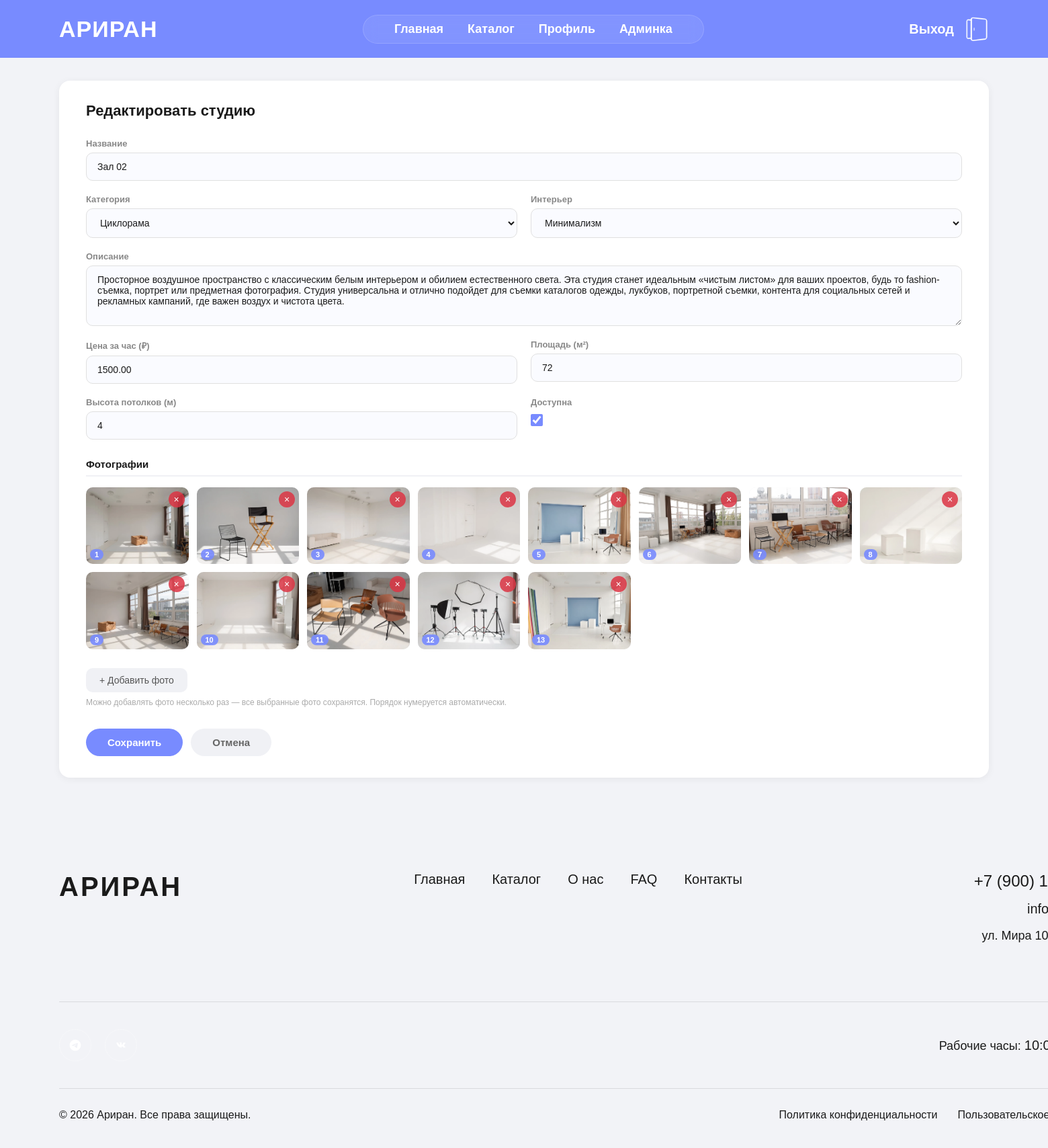
Page /admin-panel/studio/2/edit/ (signed in) on the earlier database version.
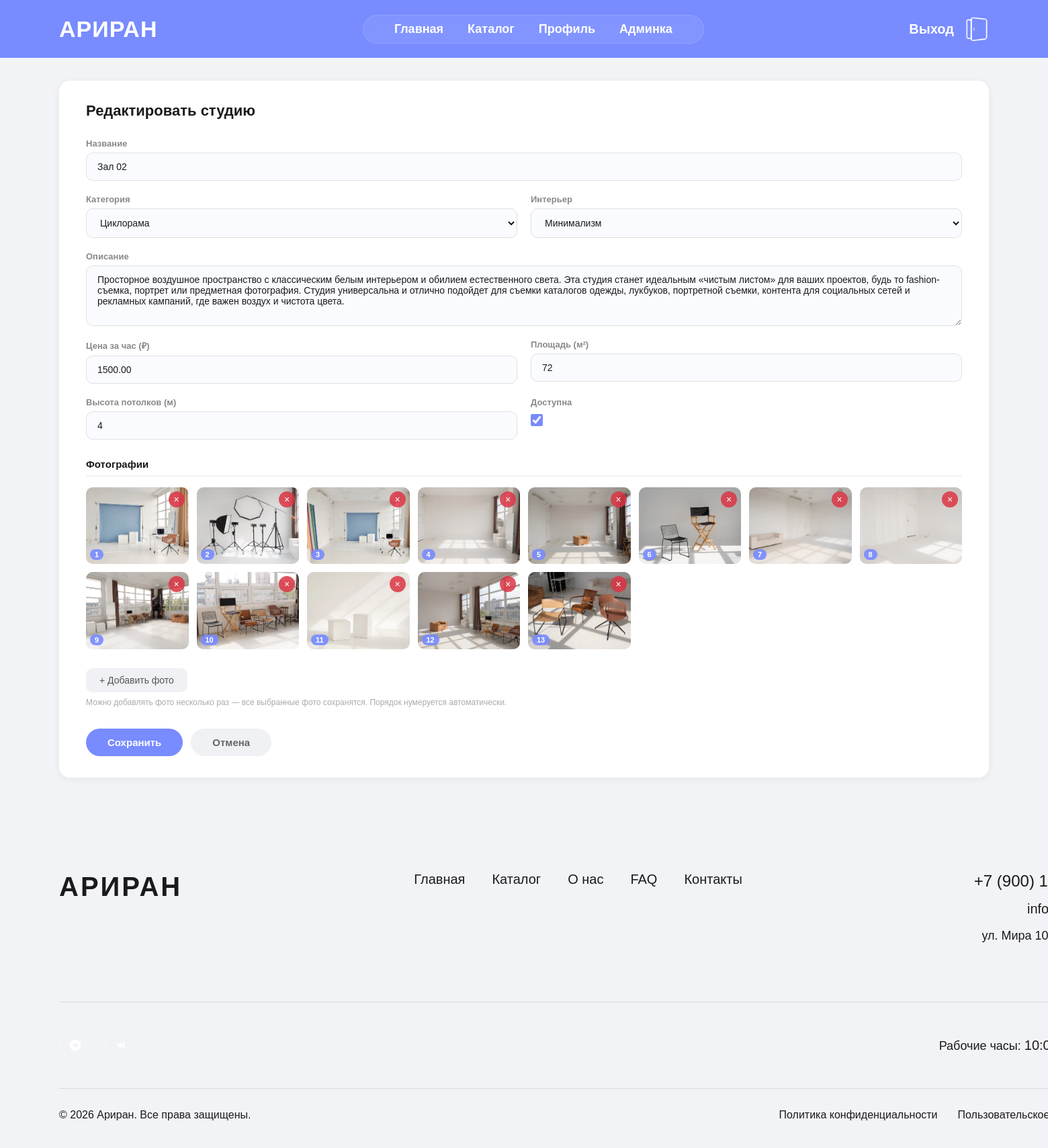
Same page on the later database version.
### studios/models.py (models this page shows, shortened)
class StudioPhoto(models.Model):
    studio = models.ForeignKey(
        Studio, on_delete=models.CASCADE,
        related_name='photos',
        null=False,
        verbose_name='Студия'
    )
    image = models.ImageField('Фото', upload_to='studios/', null=False)
    order = models.IntegerField('Порядок', default=0, null=False)
    class Meta:
        verbose_name = 'Фотография студии'
        verbose_name_plural = 'Фотографии студий'
        db_table = 'studiophoto'
        ordering = ['order']

### studios/views.py (the view)
# urls.py: path('admin-panel/studio/<int:studio_id>/edit/', views.admin_studio_edit, name='admin_studio_edit'),
@admin_required
def admin_studio_edit(request, studio_id):
    studio = get_object_or_404(Studio, pk=studio_id)
    if request.method == 'POST':
        form = StudioForm(request.POST, instance=studio)
        if form.is_valid():
            form.save()
            delete_photo_ids = request.POST.getlist('delete_photos')
            if delete_photo_ids:
                StudioPhoto.objects.filter(id__in=delete_photo_ids, studio=studio).delete()
            photo_order_raw = request.POST.getlist('photo_order[]')
            if photo_order_raw:
                parsed = []
                for item in photo_order_raw:
                    try:
                        photo_id_str, order_str = item.split(':', 1)
                        parsed.append((int(photo_id_str), int(order_str)))
                    except ValueError:
                        continue
                for photo_id, new_order in parsed:
                    StudioPhoto.objects.filter(id=photo_id, studio=studio).update(order=new_order)
                remaining = list(studio.photos.exclude(id__in=delete_photo_ids).order_by('order', 'id'))
                for idx, photo in enumerate(remaining):
                    photo.order = idx + 1
                    photo.save(update_fields=['order'])
            else:
                remaining = list(studio.photos.order_by('order'))
                for idx, photo in enumerate(remaining):
                    photo.order = idx + 1
                    photo.save(update_fields=['order'])
            remaining_count = studio.photos.exclude(id__in=delete_photo_ids).count()
            new_photos = request.FILES.getlist('photos')
            start_order = remaining_count + 1
            for idx, f in enumerate(new_photos):
                StudioPhoto.objects.create(studio=studio, image=f, order=start_order + idx)
            return redirect('/admin-panel/?tab=studios')
    else:
        form = StudioForm(instance=studio)
    photos = studio.photos.all()
    return render(request, 'studios/admin_studio_form.html', {'form': form, 'title': 'Редактировать студию', 'studio': studio, 'photos': photos})

### studios/forms.py
class StudioForm(forms.ModelForm):
    class Meta:
        model = Studio
        fields = ['name', 'category', 'interior', 'description', 'price_per_hour', 'area', 'ceiling_height', 'is_available']
        widgets = {
            'name': forms.TextInput(attrs={'class': 'adm-input'}),
            'category': forms.Select(attrs={'class': 'adm-select'}),
            'interior': forms.Select(attrs={'class': 'adm-select'}),
            'description': forms.Textarea(attrs={'class': 'adm-textarea', 'rows': 4}),
            'price_per_hour': forms.NumberInput(attrs={'class': 'adm-input'}),
            'area': forms.NumberInput(attrs={'class': 'adm-input'}),
            'ceiling_height': forms.NumberInput(attrs={'class': 'adm-input'}),
            'is_available': forms.CheckboxInput(attrs={'class': 'adm-checkbox'}),
        }

### studios/models.py (called while the page is built)
    def __str__(self):
        return self.name

    def __str__(self):
        return self.name

### studios/templates/studios/admin_studio_form.html (shortened to what this page needs)
{% extends 'studios/base.html' %}
{% load static %}
{% block content %}
<div class="adm-page">
    <div class="adm-card">
        <div class="adm-card-title">{{ title }}</div>
        <form method="post" enctype="multipart/form-data" id="studioForm">
            <div class="adm-grid">
                <div class="adm-field full">
                    <label class="adm-label">Название</label>
                    {{ form.name }}
                </div>
                <div class="adm-field">
                    <label class="adm-label">Категория</label>
                    {{ form.category }}
                </div>
                <div class="adm-field">
                    <label class="adm-label">Интерьер</label>
                    {{ form.interior }}
                </div>
                <div class="adm-field full">
                    <label class="adm-label">Описание</label>
                    {{ form.description }}
                </div>
                <div class="adm-field">
                    <label class="adm-label">Цена за час (₽)</label>
                    {{ form.price_per_hour }}
                </div>
                <div class="adm-field">
                    <label class="adm-label">Площадь (м²)</label>
                    {{ form.area }}
                </div>
                <div class="adm-field">
                    <label class="adm-label">Высота потолков (м)</label>
                    {{ form.ceiling_height }}
                </div>
                <div class="adm-field">
                    <label class="adm-label">Доступна</label>
                    {{ form.is_available }}
                </div>
            </div>
            <div class="adm-section">
                <div class="adm-section-title">Фотографии</div>
                {% if photos %}
                <div class="photo-grid" id="existingPhotos">
                    {% for photo in photos %}
                    <div class="photo-item" id="photo-item-{{ photo.id }}" draggable="true" data-photo-id="{{ photo.id }}">
                        <img src="{{ photo.image.url }}" alt="Фото">
                        <span class="photo-order-badge">{{ forloop.counter }}</span>
                        <button type="button" class="photo-delete" onclick="markDelete(this, {{ photo.id }})">×</button>
                    </div>
                    {% endfor %}
                </div>
                {% endif %}
                <label class="adm-file-label" style="margin-top:12px;">
                    + Добавить фото
                </label>
                <p class="photos-hint">Можно добавлять фото несколько раз — все выбранные фото сохранятся. Порядок нумеруется автоматически.</p>
            </div>
            <div class="adm-actions">
                <button type="submit" class="btn-save">Сохранить</button>
                <a href="/admin-panel/?tab=studios" class="btn-back">Отмена</a>
            </div>
        </form>
    </div>
</div>
{% endblock %}

Differences in the rows shown:
changed StudioPhoto (number 1 of 13 on the later page): moves up the list
changed StudioPhoto (number 2 of 13 on the later page): moves up the list
changed StudioPhoto (number 3 of 13 on the later page): moves up the list
changed StudioPhoto (number 4 of 13 on the later page): moves up the list
